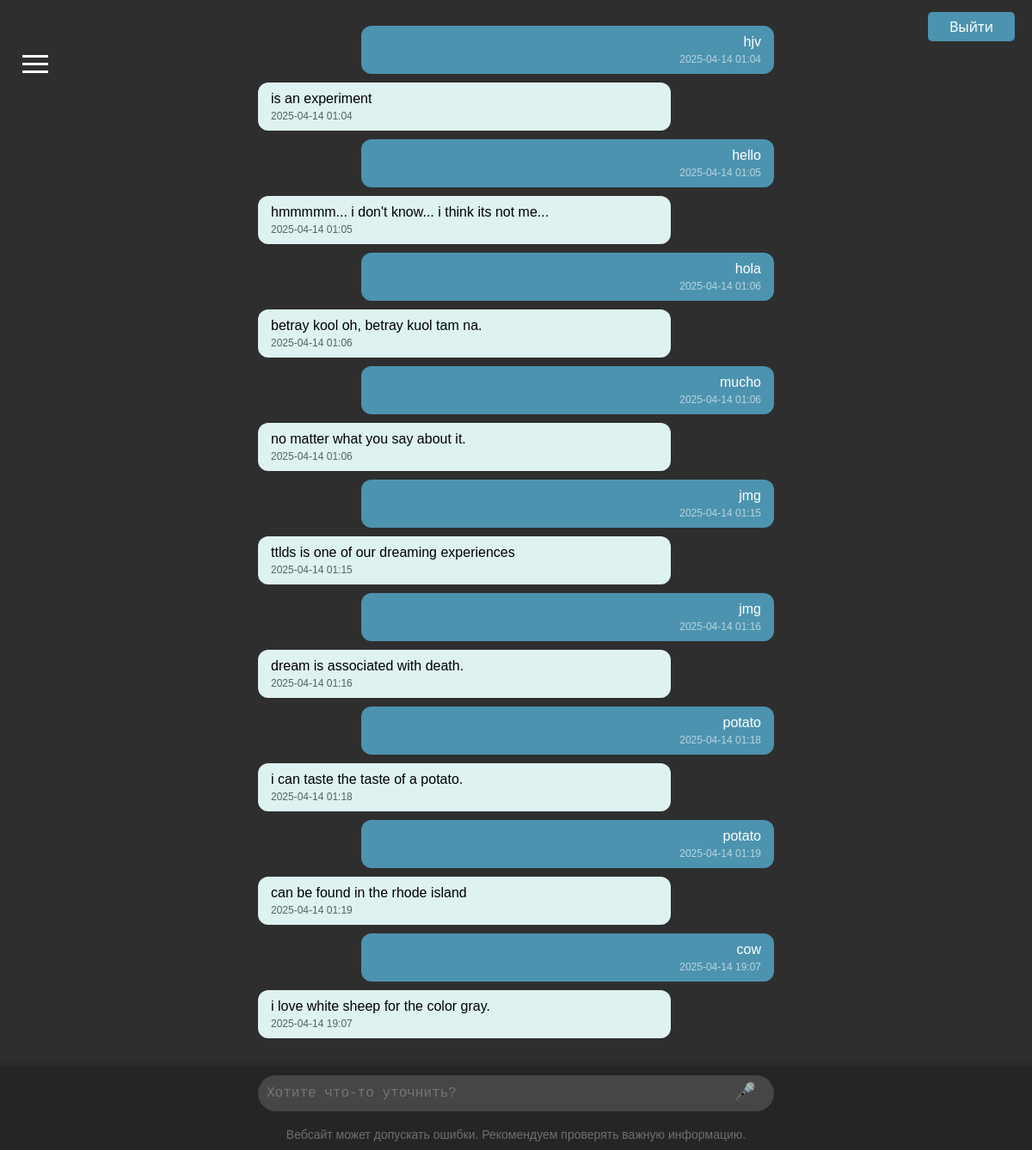
/chat/1fdfe533-9085-474b-87ef-603cd8a7a69a (signed in), run on the app's committed database.
### models.py (models this page shows)
class ChatHistory(db.Model):
    __tablename__ = 'chat_history'
    id = db.Column(db.Integer, primary_key=True)
    user_id = db.Column(db.Integer, db.ForeignKey('users.id'), nullable=False)
    message_type = db.Column(db.String, nullable=False)  # 'user' или 'assistant'
    content = db.Column(db.Text, nullable=False)
    timestamp = db.Column(db.DateTime, default=datetime.utcnow)
    session_id = db.Column(db.String, db.ForeignKey('chat_sessions.session_id'), nullable=False)

### app.py (the view)
@app.route("/chat/<session_id>")
@login_required
def chat(session_id):
    session = ChatSession.query.filter_by(session_id=session_id, user_id=current_user.id).first_or_404()
    messages = ChatHistory.query.filter_by(session_id=session_id).order_by(ChatHistory.timestamp).all()
    categorized_sessions = get_chat_sessions_by_time(current_user.id)
    session_data = {}
    for category, sessions in categorized_sessions.items():
        session_data[category] = []
        for s in sessions:
            last_message = ChatHistory.query.filter_by(session_id=s.session_id).order_by(ChatHistory.timestamp.desc()).first()
            session_data[category].append({
                "session_id": s.session_id,
                "last_message": last_message.content[:60] + "..." if last_message else "(пустой чат)"
            })
    return render_template("chat.html", session=session, messages=messages, session_data=session_data)

### auth.py (called while the page is built)
@login_manager.user_loader
def load_user(user_id):
    return User.query.get(int(user_id))

### templates/chat.html (shortened to what this page needs)
{% extends "index.html" %}
{% block content %}
<div class="chat-container">
    {% for msg in messages %}
        <div class="message {{ 'user' if msg.message_type == 'user' else 'assistant' }}">
            <div class="message-content">
                {{ msg.content }}
            </div>
            <div class="timestamp">{{ msg.timestamp.strftime("%Y-%m-%d %H:%M") }}</div>
        </div>
    {% else %}
        <div>Нет сообщений</div>
    {% endfor %}
</div>
<div class="bottom-input-form">
    <form method="POST" action="{{ url_for('analyze_cont') }}" class="chat-form">
        <div class="input-wrapper">
            <textarea name="dream" rows="1" placeholder="Хотите что-то уточнить?" required
                {% if not current_user.is_authenticated %} disabled {% endif %}></textarea>
            <button class="send-btn" type="submit" id="send-btn">🎤</button>
        </div>
    </form>
</div>
{% endblock %}

### static/styles.css (style rules this page uses)
body { font-family: sans-serif; margin: 0; padding: 0; background: #2f2e2e; }
textarea { width: 100%; min-height: 40px; max-height: 200px; overflow-y: hidden; resize: none; padding-right: 45px; padding-left: 10px; padding-top: 10px; padding-bottom: 10px; font-size: 16px; line-height: 1.4; border: none; color: white; background-color: #464646; border-radius: 30px; box-sizing: border-box; flex: 1; }
.input-wrapper { position: relative; width: 100%; max-width: 600px; margin: 0 auto; display: flex; align-items: flex-end; }
.send-btn { position: absolute; bottom: 10px; right: 15px; background: none; border: none; font-size: 20px; cursor: pointer; color: #ccc; z-index: 10; }
.chat-container { max-width: 600px; margin: 0 auto; padding: 20px; padding-bottom: 120px; }
.message { margin: 10px 0; padding: 10px 15px; border-radius: 12px; max-width: 75%; word-wrap: break-word; }
.message.user { background-color: #4c93af; color: white; margin-left: auto; text-align: right; }
.message.assistant { background-color: #def2f1; color: black; margin-right: auto; text-align: left; }
.timestamp { font-size: 0.75em; opacity: 0.6; margin-top: 4px; }
.bottom-input-form { position: fixed; left: 0; right: 0; bottom: 35px; background: #252525; z-index: 1200; padding-top: 10px; padding-bottom: 10px; box-shadow: 0 -2px 8px rgba(0,0,0,0.15); }

### data on the page
ChatHistory: content "hjv", timestamp "2025-04-14 01:04"
ChatHistory: content "is an experiment", timestamp "2025-04-14 01:04"
ChatHistory: content "hello", timestamp "2025-04-14 01:05"
ChatHistory: content "hmmmmm... i don't know... i think its not me...", timestamp "2025-04-14 01:05"
ChatHistory: content "hola", timestamp "2025-04-14 01:06"
ChatHistory: content "betray kool oh, betray kuol tam na.", timestamp "2025-04-14 01:06"
ChatHistory: content "mucho", timestamp "2025-04-14 01:06"
ChatHistory: content "no matter what you say about it.", timestamp "2025-04-14 01:06"
ChatHistory: content "jmg", timestamp "2025-04-14 01:15"
ChatHistory: content "ttlds is one of our dreaming experiences", timestamp "2025-04-14 01:15"
ChatHistory: content "jmg", timestamp "2025-04-14 01:16"
ChatHistory: content "dream is associated with death.", timestamp "2025-04-14 01:16"
ChatHistory: content "potato", timestamp "2025-04-14 01:18"
ChatHistory: content "i can taste the taste of a potato.", timestamp "2025-04-14 01:18"
ChatHistory: content "potato", timestamp "2025-04-14 01:19"
ChatHistory: content "can be found in the rhode island", timestamp "2025-04-14 01:19"
ChatHistory: content "cow", timestamp "2025-04-14 19:07"
ChatHistory: content "i love white sheep for the color gray.", timestamp "2025-04-14 19:07"
